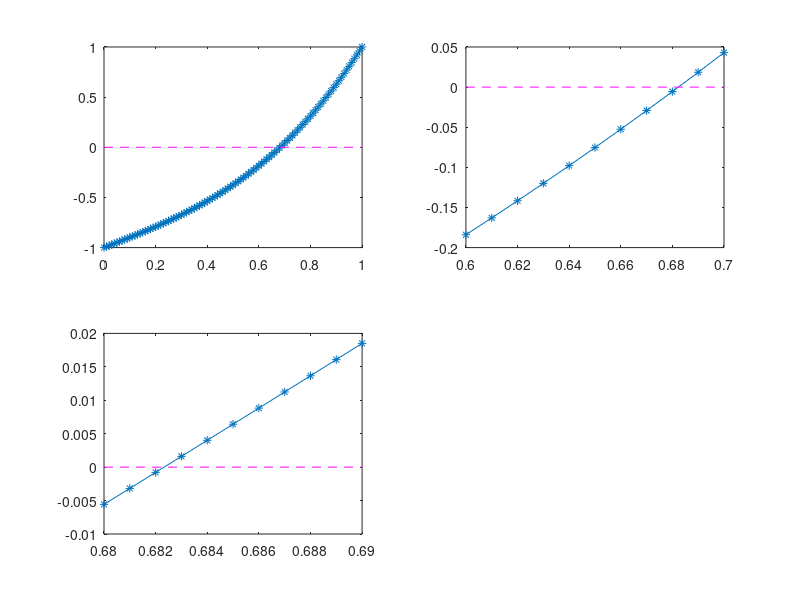

Reproduce this figure in MATLAB.
format long
x = [ 0.0: 0.01: 1.00 ];

y = x.^3 + x - 1;
subplot( 2, 2, 1 );
plot( x, y, '-*' )
hold on;

xlim = get(gca, 'Xlim')
subplot( 2, 2, 1 )
plot( xlim, [ 0, 0 ], 'm--' );
hold on;
% subplot( 2, 2, 2 )
x = [ 0.6: 0.01: 0.7 ];

y = x.^3 + x - 1;
subplot( 2, 2, 2 );
plot( x, y, '-*' )
hold on;

xlim = get(gca, 'Xlim')
subplot( 2, 2, 2 )
plot( xlim, [ 0, 0 ], 'm--' );
hold on;

% subplot( 2, 2, 3 )
x = [ 0.68: 0.001: 0.69 ];

y = x.^3 + x - 1;
subplot( 2, 2, 3 );
plot( x, y, '-*' )
hold on;

xlim = get(gca, 'Xlim')
subplot( 2, 2, 3 )
plot( xlim, [ 0, 0 ], 'm--' );
hold on;

